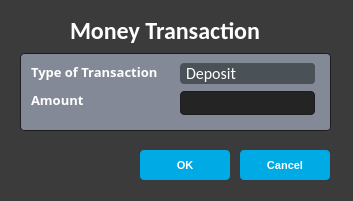
<?xml version="1.0" encoding="UTF-8"?>
<ui version="4.0">
 <class>moneyTransaction</class>
 <widget class="QDialog" name="moneyTransaction">
  <property name="geometry">
   <rect>
    <x>0</x>
    <y>0</y>
    <width>353</width>
    <height>201</height>
   </rect>
  </property>
  <property name="windowTitle">
   <string>Money transaction</string>
  </property>
  <property name="styleSheet">
   <string notr="true">QWidget
{
    background-color:	#3b3b3b;

	color: #fff;
	selection-background-color: #fff;
	selection-color: #000;

}


/*-----QLabel-----*/
QLabel
{
	background-color: transparent;
	color: #fff;

}


/*-----QPushButton-----*/
QPushButton
{
	background-color: #00aae4;
	color: #fff;
	min-width: 80px;
	border-radius: 4px;
	padding: 5px;

}



QPushButton::hover
{
	background-color: #0486b2;
	border: 1px solid #0486b2;

}



/*-----QLineEdit-----*/
QLineEdit
{
	background-color: #242424;
	color : #fff;
	border: 1px solid #1d1d1d;
	padding: 3px;
	padding-left: 5px;
	border-radius: 4px;
   font-weight: bold;

}



/*-----QComboBox-----*/
QComboBox
{
    background-color: #4a5157;
    padding-left: 6px;
    color: #fff;
    height: 20px;
	border-radius: 4px;

}




QComboBox:on
{
    background-color: #4a5157;
	color: #fff;

}




QComboBox::drop-down
{
	background-color: #4a5157;
    subcontrol-origin: padding;
    subcontrol-position: top right;
	border-radius: 4px;
    width: 15px;

}


QComboBox::down-arrow
{
    image: url(arrow.png);
    width: 10px;
    height: 10px;

}




/*-----QGroupBox-----*/
QGroupBox 
{
   background-color:#838996;
    border: 1px solid;
    border-color: #1d1d1d;
	border-radius: 4px;
    margin-top: 23px;

}



</string>
  </property>
  <widget class="QLabel" name="label">
   <property name="geometry">
    <rect>
     <x>70</x>
     <y>10</y>
     <width>201</width>
     <height>41</height>
    </rect>
   </property>
   <property name="font">
    <font>
     <family>Calibri</family>
     <pointsize>18</pointsize>
     <weight>75</weight>
     <bold>true</bold>
    </font>
   </property>
   <property name="text">
    <string>Money Transaction </string>
   </property>
  </widget>
  <widget class="QPushButton" name="cancel">
   <property name="geometry">
    <rect>
     <x>240</x>
     <y>150</y>
     <width>90</width>
     <height>30</height>
    </rect>
   </property>
   <property name="font">
    <font>
     <family>MS Sans Serif</family>
     <pointsize>8</pointsize>
     <weight>75</weight>
     <bold>true</bold>
    </font>
   </property>
   <property name="cursor">
    <cursorShape>PointingHandCursor</cursorShape>
   </property>
   <property name="text">
    <string>Cancel</string>
   </property>
  </widget>
  <widget class="QPushButton" name="save">
   <property name="geometry">
    <rect>
     <x>140</x>
     <y>150</y>
     <width>90</width>
     <height>30</height>
    </rect>
   </property>
   <property name="font">
    <font>
     <family>MS Sans Serif</family>
     <pointsize>8</pointsize>
     <weight>75</weight>
     <bold>true</bold>
    </font>
   </property>
   <property name="cursor">
    <cursorShape>PointingHandCursor</cursorShape>
   </property>
   <property name="text">
    <string>OK</string>
   </property>
  </widget>
  <widget class="QGroupBox" name="groupBox">
   <property name="geometry">
    <rect>
     <x>20</x>
     <y>30</y>
     <width>311</width>
     <height>101</height>
    </rect>
   </property>
   <property name="title">
    <string/>
   </property>
   <widget class="QLineEdit" name="amount">
    <property name="geometry">
     <rect>
      <x>160</x>
      <y>61</y>
      <width>135</width>
      <height>24</height>
     </rect>
    </property>
    <property name="font">
     <font>
      <pointsize>10</pointsize>
      <weight>75</weight>
      <bold>true</bold>
     </font>
    </property>
   </widget>
   <widget class="QLabel" name="label_2">
    <property name="geometry">
     <rect>
      <x>11</x>
      <y>33</y>
      <width>141</width>
      <height>18</height>
     </rect>
    </property>
    <property name="font">
     <font>
      <family>Open Sans</family>
      <pointsize>10</pointsize>
      <weight>75</weight>
      <bold>true</bold>
     </font>
    </property>
    <property name="text">
     <string>Type of Transaction</string>
    </property>
   </widget>
   <widget class="QComboBox" name="comboBox">
    <property name="geometry">
     <rect>
      <x>160</x>
      <y>33</y>
      <width>135</width>
      <height>21</height>
     </rect>
    </property>
    <property name="font">
     <font>
      <family>Calibri</family>
      <pointsize>12</pointsize>
     </font>
    </property>
    <item>
     <property name="text">
      <string>Deposit</string>
     </property>
    </item>
    <item>
     <property name="text">
      <string>Loan Re-payment</string>
     </property>
    </item>
    <item>
     <property name="text">
      <string>Withdraw</string>
     </property>
    </item>
   </widget>
   <widget class="QLabel" name="label_3">
    <property name="geometry">
     <rect>
      <x>11</x>
      <y>61</y>
      <width>81</width>
      <height>18</height>
     </rect>
    </property>
    <property name="font">
     <font>
      <family>Open Sans</family>
      <pointsize>10</pointsize>
      <weight>75</weight>
      <bold>true</bold>
     </font>
    </property>
    <property name="text">
     <string>Amount</string>
    </property>
   </widget>
  </widget>
 </widget>
 <resources/>
 <connections/>
</ui>
